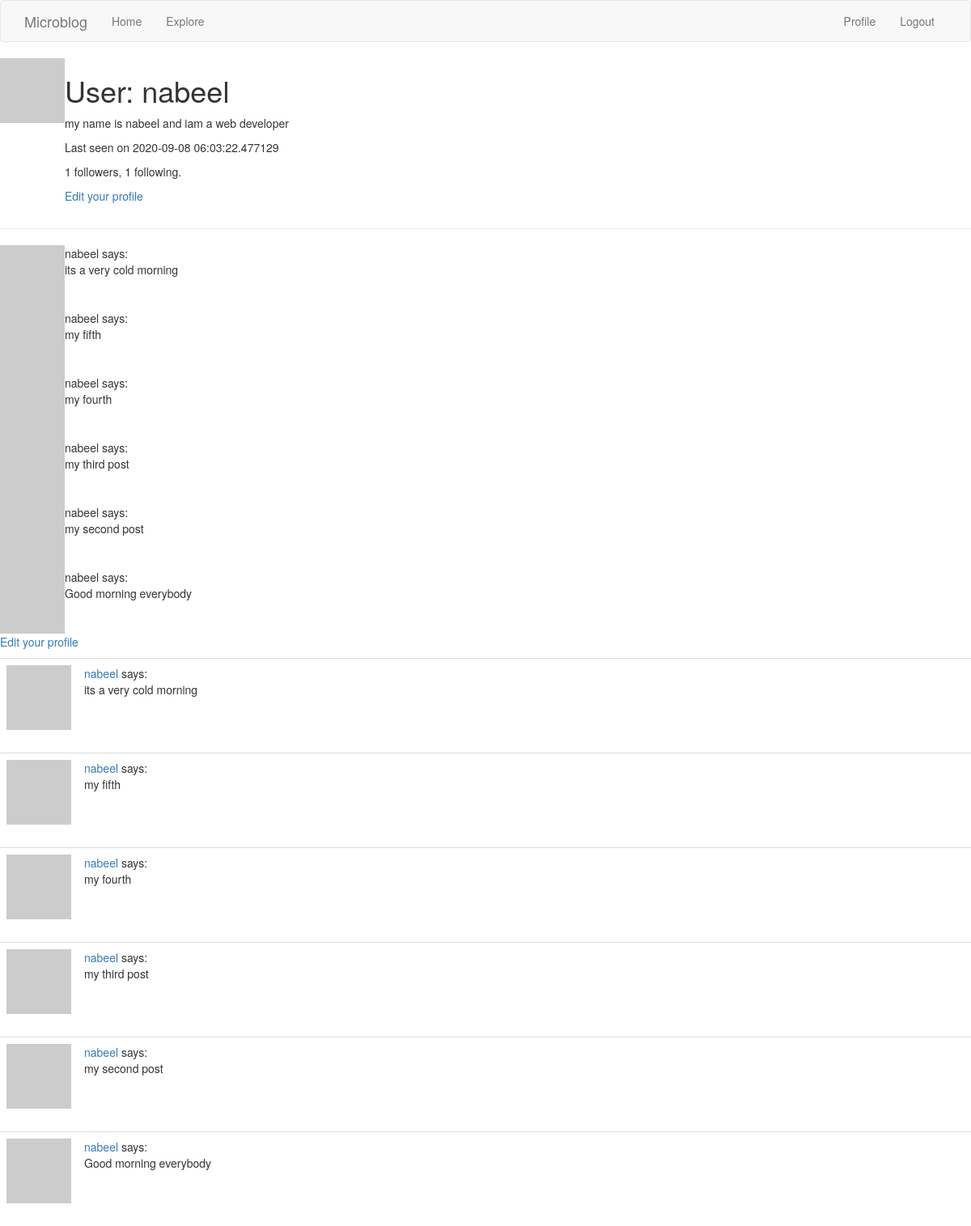
Screenshot of /user/nabeel (signed in) with the database file from the repository.
### app/models.py (models this page shows, shortened)
class User(UserMixin, db.Model):
    id = db.Column(db.Integer, primary_key=True)
    username = db.Column(db.String(64), index=True, unique=True)
    email = db.Column(db.String(120), index=True, unique=True)
    password_hash = db.Column(db.String(128))
    posts = db.relationship('Post', backref='author', lazy='dynamic')
    about_me = db.Column(db.String(140))
    last_seen = db.Column(db.DateTime, default=datetime.utcnow)
    followed = db.relationship(
        'User' , secondary=followers,
            primaryjoin=(followers.c.follower_id == id),
            secondaryjoin=(followers.c.followed_id == id),
            backref=db.backref('followers', lazy='dynamic'), lazy='dynamic')
    def avatar(self, size):
        digest = md5(self.email.lower().encode('utf-8')).hexdigest()
        return 'https://www.gravatar.com/avatar/{}?d=identicon&s={}'.format(
            digest, size)

class Post(db.Model):
    id = db.Column(db.Integer, primary_key=True)
    body = db.Column(db.String(140))
    timestamp = db.Column(db.DateTime, index=True, default=datetime.utcnow)
    user_id = db.Column(db.Integer, db.ForeignKey('user.id'))

### app/routes.py (the view)
@app.route('/user/<username>')
@login_required
def user(username):
    user = User.query.filter_by(username=username).first_or_404()
    page = request.args.get('page', 1, type=int)
    posts = user.posts.order_by(Post.timestamp.desc()).paginate(
        page, app.config['POSTS_PER_PAGE'], False)
    next_url = url_for('user', username=user.username, page=posts.next_num) \
        if posts.has_next else None
    prev_url = url_for('user', username=user.username, page=posts.prev_num) \
        if posts.has_prev else None
    form = EmptyForm()
    return render_template('user.html', user=user, posts=posts.items,
        next_url=next_url, prev_url=prev_url, form=form)

### app/models.py (called while the page is built)
@login.user_loader
def load_user(id):
    return User.query.get(int(id))

### app/routes.py (called while the page is built)
@app.before_request
def before_request():
    if current_user.is_authenticated:
        current_user.last_seen = datetime.utcnow()
        db.session.commit()

### routes.py (called while the page is built)
@app.before_request
def before_request():
    if current_user.is_authenticated:
        current_user.last_seen = datetime.utcnow()
        db.session.commit()

### app/templates/user.html (shortened to what this page needs)
{% extends "base.html" %}
{% block content %}
<table>
    <tr valign="top">
        <td><img src="{{ user.avatar(128) }}"> </td>
        <td><h1>User: {{ user.username }} </h1>
        {% if user.about_me %}<p> {{ user.about_me }} </p>{% endif %}
        {% if user.last_seen %}<p>Last seen on {{ user.last_seen }} </p>{% endif %}
        <p>{{ user.followers.count() }} followers, {{ user.followed.count() }} following.</p>
        {% if user == current_user %}
        <p><a href="{{ url_for('edit_profile') }}">Edit your profile</a></p>
        {% endif %}
        </td>
    </tr>
</table>
    <hr>
    {% for post in posts %}
    <table>
        <tr valign="top">
        <td><img src="{{ post.author.avatar(36) }}"></td>
        <td>{{ post.author.username }} says:<br>{{ post.body }}</td>
        </tr>
        </table>
    {% endfor %}
    {% if user == current_user %}
      <p><a href="{{ url_for('edit_profile') }}">Edit your profile</a></p>
    {% endif %}
    {% for post in posts %}
{% include '_post.html' %}
{% endfor %}
{% endblock %}

### app/templates/_post.html
<table class="table table-hover">
    <tr>
    <td width="70px">
    <a href="{{ url_for('user', username=post.author.username) }}">
    <img src="{{ post.author.avatar(70) }}" />
    </a>
    </td>
    <td>
    <a href="{{ url_for('user', username=post.author.username) }}">
    {{ post.author.username }}
    </a>
    says:
    <br>
    {{ post.body }}
    </td>
    </tr>
    </table>

### rows the page displays
User: username "nabeel", about_me "my name is nabeel and iam a web developer", last_seen "2020-09-08 06:03:22.477129"
Post: author.username "nabeel", body "its a very cold morning"
Post: author.username "nabeel", body "my fifth"
Post: author.username "nabeel", body "my fourth"
Post: author.username "nabeel", body "my third post"
Post: author.username "nabeel", body "my second post"
Post: author.username "nabeel", body "Good morning everybody"

### other values shown
{{ user.followers.count() }} "1"
{{ user.followed.count() }} "1"
